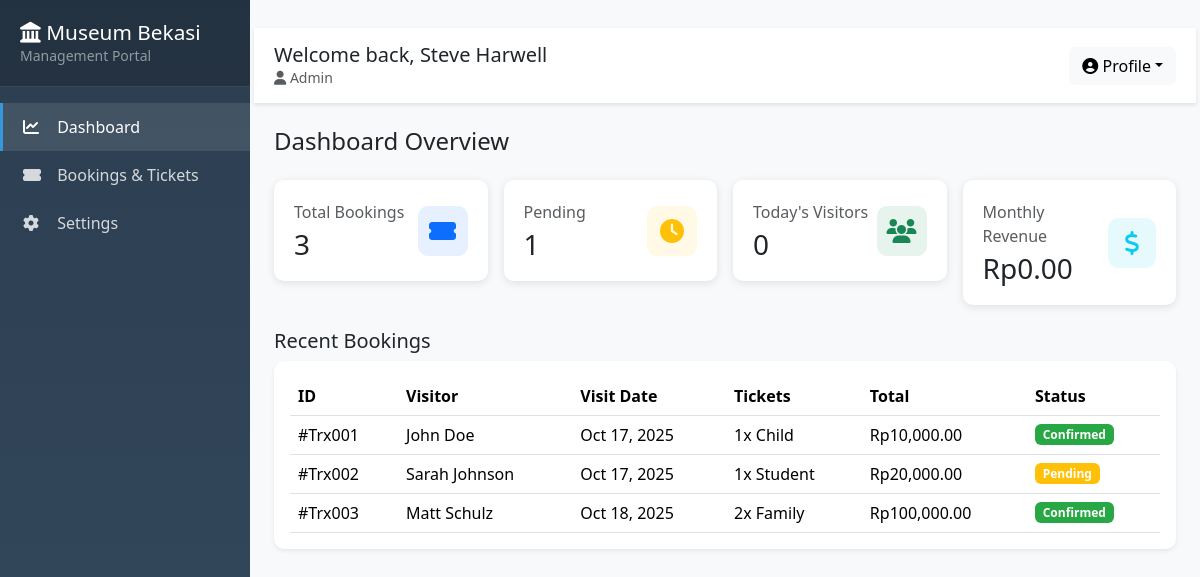
The app's page /admin/adminpanel.php (signed in) with its own data.
### tables this page shows
CREATE TABLE `transaction` (
  `TransactionCode` char(6) NOT NULL,
  `AdminCode` int(5) NOT NULL,
  `MemCode` int(11) NOT NULL,
  `TransactionDate` date NOT NULL,
  `TotalTransaction` decimal(10,2) NOT NULL
);

CREATE TABLE `member` (
  `MemCode` int(11) NOT NULL,
  `MemberName` varchar(100) NOT NULL,
  `Gender` enum('Male','Female') DEFAULT NULL,
  `Address` varchar(255) NOT NULL,
  `PhoneNumber` varchar(20) NOT NULL,
  `member_email` varchar(50) NOT NULL,
  `Password` varchar(50) NOT NULL
);

CREATE TABLE `transdetail` (
  `TransactionCode` char(6) NOT NULL,
  `TicketCode` char(6) NOT NULL,
  `TicketType` enum('Adult','Student','Child','Family') NOT NULL,
  `Quantity` int(11) NOT NULL
);

CREATE TABLE `ticketcategory` (
  `TicketCategoryCode` char(6) NOT NULL,
  `CategoryType` enum('Adult','Student','Child','Family') NOT NULL
);

CREATE TABLE `payment` (
  `PaymentCode` char(6) NOT NULL,
  `TransactionCode` char(6) NOT NULL,
  `PaymentDate` date NOT NULL,
  `PaymentMethod` enum('Cash','Credit','Transfer') DEFAULT NULL,
  `Status` enum('Pending','Confirmed','Cancelled') DEFAULT NULL
);

### admin/booking/dashboard_data.php (called while the page is built, shortened)
<?php
$stats = [
    'total_bookings' => (int)(mysqli_fetch_assoc(mysqli_query($conn, "SELECT COUNT(*) AS c FROM transaction"))['c'] ?? 0),
    'pending_bookings' => (int)(mysqli_fetch_assoc(mysqli_query($conn, "SELECT COUNT(*) AS c FROM payment WHERE Status = 'Pending'"))['c'] ?? 0),
    'today_visitors' => (int)(mysqli_fetch_assoc(mysqli_query($conn, "SELECT COUNT(*) AS c FROM transaction WHERE TransactionDate = CURDATE()"))['c'] ?? 0),
    'monthly_revenue' => (float)(mysqli_fetch_assoc(mysqli_query($conn, "SELECT IFNULL(SUM(TotalTransaction),0) AS s FROM transaction WHERE MONTH(TransactionDate) = MONTH(CURDATE())"))['s'] ?? 0),
];
$recentBookings = mysqli_query($conn,
    "SELECT
        t.TransactionCode AS BookingID,
        m.MemberName AS VisitorName,
        m.member_email AS Email,
        tc.CategoryType AS TicketType,
        td.Quantity AS Quantity,
        t.TotalTransaction AS Total,
        t.TransactionDate AS VisitDate,
        p.Status AS PaymentStatus
     FROM transaction t
     JOIN transdetail td ON t.TransactionCode = td.TransactionCode
     JOIN ticketcategory tc ON td.TicketType = tc.CategoryType
     JOIN member m ON t.MemCode = m.MemCode
     LEFT JOIN payment p ON p.TransactionCode = t.TransactionCode
     ORDER BY t.TransactionDate ASC, t.TransactionCode ASC
     LIMIT 5"
);
?>

### admin/adminpanel.php (the view, shortened to what this page needs)
<?php
include_once('../connection.php');
$adminId = intval($_SESSION['AdminCode']);
$adminQuery = mysqli_query($conn, "SELECT * FROM admin WHERE AdminCode = $adminId AND Status='Active' LIMIT 1");
$user = mysqli_fetch_assoc($adminQuery);$isAdmin = true;
include_once('booking/booking_crud_process.php');
include_once('booking/dashboard_data.php');
?>
<!doctype html>
<html lang="en">
<head>
<link href="https://cdn.jsdelivr.net/npm/bootstrap@5.3.2/dist/css/bootstrap.min.css" rel="stylesheet">
<link href="https://cdnjs.cloudflare.com/ajax/libs/font-awesome/6.4.0/css/all.min.css" rel="stylesheet">
<link href="../assets/css/adminpanel.css" rel="stylesheet">
</head>
<body>
<div class="sidebar">
    <div class="sidebar-header">
        <h4><i class="fas fa-landmark"></i> Museum Bekasi</h4>
        <small class="text-white-50">Management Portal</small>
    </div>
    <ul class="nav flex-column mt-3">
        <li class="nav-item"><a class="nav-link active" href="#" onclick="showSection('dashboard')"><i class="fas fa-chart-line"></i> Dashboard</a></li>
        <li class="nav-item"><a class="nav-link" href="#" onclick="showSection('bookings')"><i class="fas fa-ticket-alt"></i> Bookings & Tickets</a></li>
        <li class="nav-item"><a class="nav-link" href="#" onclick="showSection('settings')"><i class="fas fa-cog"></i> Settings</a></li>
    </ul>
</div>
<div class="main-content p-4">
    <div class="top-bar d-flex justify-content-between align-items-center mb-4">
        <div>
            <h5 class="mb-0">Welcome back, <?php echo htmlspecialchars($user['AdminName']); ?></h5>
            <small class="text-muted"><i class="fas fa-user"></i> Admin</small>
        </div>
        <div class="dropdown">
            <button class="btn btn-light dropdown-toggle" data-bs-toggle="dropdown"><i class="fas fa-user-circle"></i> Profile</button>
        </div>
    </div>
    <div id="dashboard-section">
        <h4 class="mb-4">Dashboard Overview</h4>
        <div class="row g-3 mb-4">
            <div class="col-md-3">
                <div class="stat-card">
                    <div class="d-flex justify-content-between align-items-center">
                        <div>
                            <p class="text-muted mb-1">Total Bookings</p>
                            <h3 class="mb-0"><?php echo number_format($stats['total_bookings']); ?></h3>
                        </div>
                        <div class="stat-icon bg-primary bg-opacity-10 text-primary">
                            <i class="fas fa-ticket-alt"></i>
                        </div>
                    </div>
                </div>
            </div>
            <div class="col-md-3">
                <div class="stat-card">
                    <div class="d-flex justify-content-between align-items-center">
                        <div>
                            <p class="text-muted mb-1">Pending</p>
                            <h3 class="mb-0"><?php echo number_format($stats['pending_bookings']); ?></h3>
                        </div>
                        <div class="stat-icon bg-warning bg-opacity-10 text-warning">
                            <i class="fas fa-clock"></i>
                        </div>
                    </div>
                </div>
            </div>
            <div class="col-md-3">
                <div class="stat-card">
                    <div class="d-flex justify-content-between align-items-center">
                        <div>
                            <p class="text-muted mb-1">Today's Visitors</p>
                            <h3 class="mb-0"><?php echo number_format($stats['today_visitors']); ?></h3>
                        </div>
                        <div class="stat-icon bg-success bg-opacity-10 text-success">
                            <i class="fas fa-users"></i>
                        </div>
                    </div>
                </div>
            </div>
            <div class="col-md-3">
                <div class="stat-card">
                    <div class="d-flex justify-content-between align-items-center">
                        <div>
                            <p class="text-muted mb-1">Monthly Revenue</p>
                            <h3 class="mb-0">Rp<?php echo number_format($stats['monthly_revenue'], 2); ?></h3>
                        </div>
                        <div class="stat-icon bg-info bg-opacity-10 text-info">
                            <i class="fas fa-dollar-sign"></i>
                        </div>
                    </div>
                </div>
            </div>
        </div>
        <h5>Recent Bookings</h5>
        <div class="card-white shadow-sm mb-4 p-3">
            <div class="table-responsive">
                <table class="table table-hover mb-0">
                    <thead><tr><th>ID</th><th>Visitor</th><th>Visit Date</th><th>Tickets</th><th>Total</th><th>Status</th></tr></thead>
                    <tbody>
                    <?php if ($recentBookings && mysqli_num_rows($recentBookings)>0): while($rb = mysqli_fetch_assoc($recentBookings)): ?>
                        <?php
                            $status = $rb['PaymentStatus'] ?: 'Pending';
                            $badgeClass = ($status === 'Confirmed') ? 'badge-status-confirmed' : (($status === 'Pending') ? 'badge-status-pending' : 'badge-status-cancelled');
                        ?>
                        <tr>
                            <td>#<?php echo htmlspecialchars($rb['BookingID']); ?></td>
                            <td><?php echo htmlspecialchars($rb['VisitorName']); ?></td>
                            <td><?php echo !empty($rb['VisitDate'])?date('M d, Y',strtotime($rb['VisitDate'])):'-'; ?></td>
                            <td><?php echo (int)$rb['Quantity'] . 'x ' . htmlspecialchars($rb['TicketType']); ?></td>
                            <td>Rp<?php echo number_format((float)$rb['Total'],2); ?></td>
                            <td><span class="badge <?php echo $badgeClass; ?>"><?php echo $status; ?></span></td>
                        </tr>
                    <?php endwhile; else: ?>
                        <tr><td colspan="7" class="text-center">No recent bookings</td></tr>
                    <?php endif; ?>
                    </tbody>
                </table>
            </div>
        </div>
    </div>
</body>
</html>

### assets/css/adminpanel.css (style rules this page uses)
:root { --sidebar-width: 250px; --primary-color: #2c3e50; --secondary-color: #34495e; --accent-color: #3498db; }
body { font-family: 'Segoe UI', Tahoma, Geneva, Verdana, sans-serif; background-color: #f8f9fa; }
.sidebar { position: fixed; top: 0; left: 0; height: 100vh; width: var(--sidebar-width); background: linear-gradient(180deg, var(--primary-color) 0%, var(--secondary-color) 100%); color: white; overflow-y: auto; transition: all 0.3s; z-index: 1000; }
.sidebar-header { padding: 20px; background: rgba(0,0,0,0.2); border-bottom: 1px solid rgba(255,255,255,0.1); }
.sidebar-header h4 { margin: 0; font-size: 1.3rem; }
.nav-link { color: rgba(255,255,255,0.8); padding: 12px 20px; border-left: 3px solid transparent; transition: all 0.3s; }
.nav-link:hover, .nav-link.active { color: white; background: rgba(255,255,255,0.1); border-left-color: var(--accent-color); }
.nav-link i { width: 20px; margin-right: 10px; }
.main-content { margin-left: var(--sidebar-width); padding: 20px; }
.top-bar { background: white; padding: 15px 20px; margin: -20px -20px 20px -20px; box-shadow: 0 2px 4px rgba(0,0,0,0.1); display: flex; justify-content: space-between; align-items: center; }
.stat-card { background: white; border-radius: 10px; padding: 20px; box-shadow: 0 2px 8px rgba(0,0,0,0.1); transition: transform 0.3s; }
.stat-icon { width: 50px; height: 50px; border-radius: 10px; display: flex; align-items: center; justify-content: center; font-size: 1.5rem; }
.card-white { background:#fff; border-radius:10px; box-shadow:0 6px 18px rgba(0,0,0,0.06); }
.badge-status-pending { background:#FFC107; color:#fff; }
.badge-status-confirmed { background:#28a745; color:#fff; }

### records on screen
transaction: TransactionCode "Trx001", MemCode.MemberName "John Doe", TransactionDate "Oct 17, 2025", transdetail.Quantity "1", ticketcategory.CategoryType "Child", TotalTransaction "10,000.00", payment.Status "Confirmed"
transaction: TransactionCode "Trx002", MemCode.MemberName "Sarah Johnson", TransactionDate "Oct 17, 2025", transdetail.Quantity "1", ticketcategory.CategoryType "Student", TotalTransaction "20,000.00", payment.Status "Pending"
transaction: TransactionCode "Trx003", MemCode.MemberName "Matt Schulz", TransactionDate "Oct 18, 2025", transdetail.Quantity "2", ticketcategory.CategoryType "Family", TotalTransaction "100,000.00", payment.Status "Confirmed"

### other values on screen
$user['AdminName'] "Steve Harwell"
$stats['total_bookings'] "3"
$stats['pending_bookings'] "1"
$stats['today_visitors'] "0"
$stats['monthly_revenue'] "0.00"
